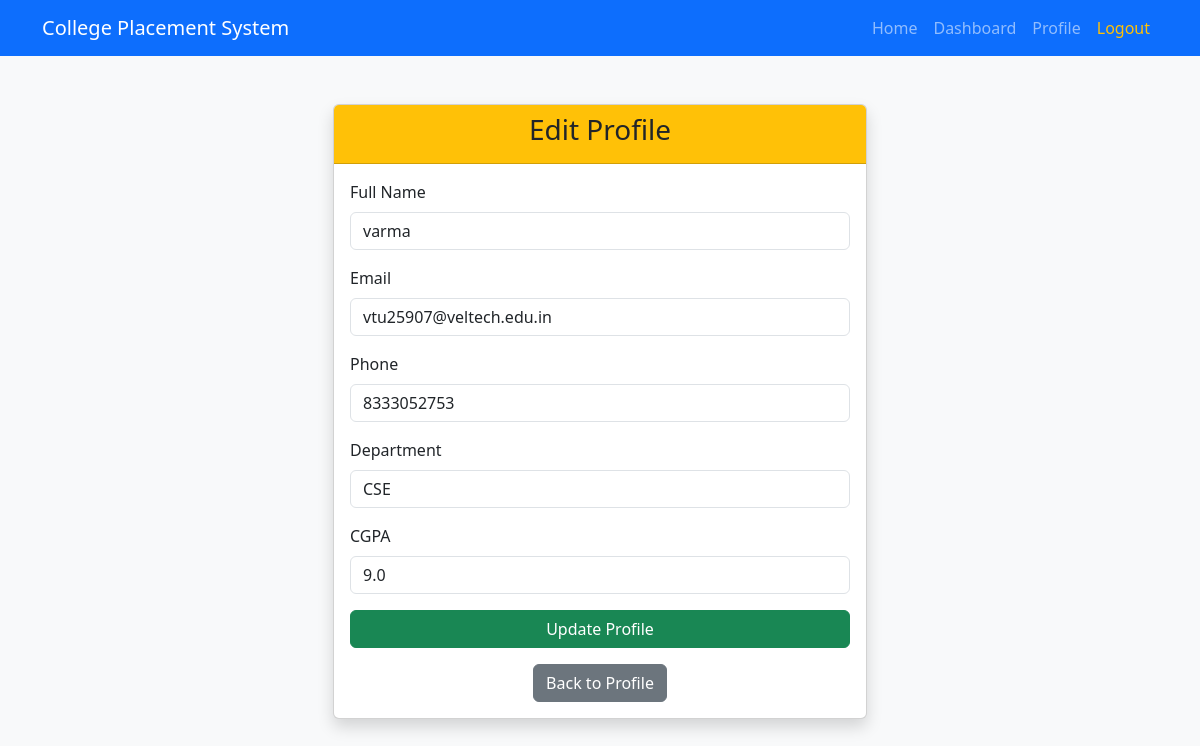
/edit_profile (signed in), run on the app's committed database.
### app.py (models this page shows)
class Student(db.Model):
    id = db.Column(db.Integer, primary_key=True)
    fullname = db.Column(db.String(100))
    email = db.Column(db.String(100))
    phone = db.Column(db.String(20))
    department = db.Column(db.String(50))
    cgpa=db.Column(db.Float)
    password = db.Column(db.String(100))
    resume=db.Column(db.String(200))

### app.py (the view, shortened to what this page needs)
@app.route('/edit_profile', methods=['GET', 'POST'])
def edit_profile():
    if 'student_id' not in session:
        return redirect('/login')
    student = Student.query.get(session['student_id'])
    return render_template("edit_profile.html", student=student)

### templates/edit_profile.html (shortened to what this page needs)
{% extends "base.html" %}
{% block content %}
<div class="container mt-5">
    <div class="row justify-content-center">
        <div class="col-md-6">
            <div class="card shadow">
                <div class="card-header bg-warning text-dark">
                    <h3 class="text-center">Edit Profile</h3>
                </div>
                <div class="card-body">
                    <form method="POST">
                        <div class="mb-3">
                            <label class="form-label">Full Name</label>
                            <input type="text"
                                   name="fullname"
                                   class="form-control"
                                   value="{{ student.fullname }}"
                                   required>
                        </div>
                        <div class="mb-3">
                            <label class="form-label">Email</label>
                            <input type="email"
                                   name="email"
                                   class="form-control"
                                   value="{{ student.email }}"
                                   required>
                        </div>
                        <div class="mb-3">
                            <label class="form-label">Phone</label>
                            <input type="text"
                                   name="phone"
                                   class="form-control"
                                   value="{{ student.phone }}"
                                   required>
                        </div>
                        <div class="mb-3">
                            <label class="form-label">Department</label>
                            <input type="text"
                                   name="department"
                                   class="form-control"
                                   value="{{ student.department }}"
                                   required>
                        </div>
                        <div class="mb-3">
                            <label class="form-label">CGPA</label>
                            <input type="number"
                                   step="0.01"
                                   name="cgpa"
                                   class="form-control"
                                   value="{{ student.cgpa }}"
                                   required>
                        </div>
                        <button type="submit" class="btn btn-success w-100">
                            Update Profile
                        </button>
                    </form>
                    <div class="text-center mt-3">
                        <a href="/profile" class="btn btn-secondary">
                            Back to Profile
                        </a>
                    </div>
                </div>
            </div>
        </div>
    </div>
</div>
{% endblock %}

### data on the page
Student: fullname "varma", email "vtu25907@veltech.edu.in", phone "8333052753", department "CSE", cgpa "9.0"
